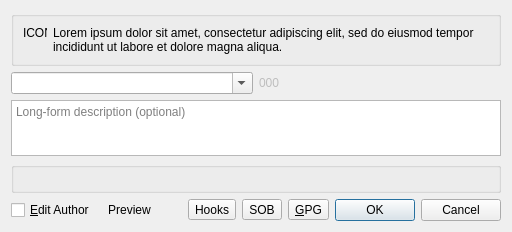
<?xml version="1.0" encoding="UTF-8"?>
<ui version="4.0">
 <class>CommitDialog</class>
 <widget class="QDialog" name="CommitDialog">
  <property name="geometry">
   <rect>
    <x>0</x>
    <y>0</y>
    <width>512</width>
    <height>208</height>
   </rect>
  </property>
  <property name="windowTitle">
   <string>Commit</string>
  </property>
  <property name="modal">
   <bool>true</bool>
  </property>
  <layout class="QVBoxLayout" name="verticalLayout">
   <item>
    <widget class="QGroupBox" name="infoBox">
     <layout class="QHBoxLayout" name="horizontalLayout_2">
      <item>
       <widget class="QLabel" name="infoIcon">
        <property name="sizePolicy">
         <sizepolicy hsizetype="Minimum" vsizetype="Preferred">
          <horstretch>0</horstretch>
          <verstretch>0</verstretch>
         </sizepolicy>
        </property>
        <property name="maximumSize">
         <size>
          <width>24</width>
          <height>16777215</height>
         </size>
        </property>
        <property name="text">
         <string notr="true">ICON</string>
        </property>
        <property name="alignment">
         <set>Qt::AlignmentFlag::AlignLeading|Qt::AlignmentFlag::AlignLeft|Qt::AlignmentFlag::AlignTop</set>
        </property>
       </widget>
      </item>
      <item>
       <widget class="QLabel" name="infoText">
        <property name="text">
         <string notr="true">Lorem ipsum dolor sit amet, consectetur adipiscing elit, sed do eiusmod tempor incididunt ut labore et dolore magna aliqua.</string>
        </property>
        <property name="wordWrap">
         <bool>true</bool>
        </property>
       </widget>
      </item>
     </layout>
    </widget>
   </item>
   <item>
    <layout class="QHBoxLayout" name="summaryRowLayout">
     <item>
      <widget class="QComboBox" name="summaryComboBox">
       <property name="editable">
        <bool>true</bool>
       </property>
       <property name="insertPolicy">
        <enum>QComboBox::NoInsert</enum>
       </property>
       <property name="placeholderText">
        <string>Enter commit summary</string>
       </property>
      </widget>
     </item>
     <item>
      <widget class="QLabel" name="counterLabel">
       <property name="enabled">
        <bool>false</bool>
       </property>
       <property name="toolTip">
        <string>&lt;p&gt;Length of the summary. Convention is to stay under 50 characters and avoid going over 72. If that’s not enough, use the long-form description.&lt;/p&gt;</string>
       </property>
       <property name="text">
        <string notr="true">000</string>
       </property>
      </widget>
     </item>
    </layout>
   </item>
   <item>
    <widget class="QPlainTextEdit" name="descriptionEditor">
     <property name="tabChangesFocus">
      <bool>true</bool>
     </property>
     <property name="placeholderText">
      <string>Long-form description (optional)</string>
     </property>
    </widget>
   </item>
   <item>
    <widget class="QGroupBox" name="signatureBox">
     <property name="enabled">
      <bool>true</bool>
     </property>
     <property name="flat">
      <bool>false</bool>
     </property>
     <property name="checkable">
      <bool>false</bool>
     </property>
     <layout class="QVBoxLayout" name="verticalLayout_2">
      <item>
       <widget class="SignatureForm" name="signature" native="true"/>
      </item>
     </layout>
    </widget>
   </item>
   <item>
    <layout class="QHBoxLayout" name="buttonLayout">
     <item>
      <widget class="QCheckBox" name="revealSignature">
       <property name="text">
        <string>&amp;Edit Author</string>
       </property>
       <property name="checked">
        <bool>false</bool>
       </property>
      </widget>
     </item>
     <item>
      <widget class="QHintButton" name="signatureButton">
       <property name="focusPolicy">
        <enum>Qt::FocusPolicy::NoFocus</enum>
       </property>
       <property name="text">
        <string>Preview</string>
       </property>
       <property name="autoRaise">
        <bool>true</bool>
       </property>
      </widget>
     </item>
     <item>
      <spacer name="horizontalSpacer">
       <property name="orientation">
        <enum>Qt::Orientation::Horizontal</enum>
       </property>
       <property name="sizeHint" stdset="0">
        <size>
         <width>40</width>
         <height>20</height>
        </size>
       </property>
      </spacer>
     </item>
     <item>
      <widget class="CommitHookButton" name="hookButton">
       <property name="text">
        <string notr="true">Hooks</string>
       </property>
      </widget>
     </item>
     <item>
      <widget class="SignoffButton" name="signoffButton">
       <property name="text">
        <string notr="true">SOB</string>
       </property>
      </widget>
     </item>
     <item>
      <widget class="GpgButton" name="gpg">
       <property name="text">
        <string notr="true">&amp;GPG</string>
       </property>
      </widget>
     </item>
     <item>
      <widget class="QDialogButtonBox" name="buttonBox">
       <property name="sizePolicy">
        <sizepolicy hsizetype="Maximum" vsizetype="Fixed">
         <horstretch>0</horstretch>
         <verstretch>0</verstretch>
        </sizepolicy>
       </property>
       <property name="standardButtons">
        <set>QDialogButtonBox::StandardButton::Cancel|QDialogButtonBox::StandardButton::Ok</set>
       </property>
      </widget>
     </item>
    </layout>
   </item>
  </layout>
 </widget>
 <customwidgets>
  <customwidget>
   <class>SignatureForm</class>
   <extends>QWidget</extends>
   <header>gitfourchette.forms.signatureform</header>
   <container>1</container>
  </customwidget>
  <customwidget>
   <class>QHintButton</class>
   <extends>QToolButton</extends>
   <header>gitfourchette.toolbox.qhintbutton</header>
  </customwidget>
  <customwidget>
   <class>GpgButton</class>
   <extends>QToolButton</extends>
   <header>gitfourchette.forms.gpgbutton</header>
   <container>1</container>
  </customwidget>
  <customwidget>
   <class>SignoffButton</class>
   <extends>QToolButton</extends>
   <header>gitfourchette.forms.signoffbutton</header>
   <container>1</container>
  </customwidget>
  <customwidget>
   <class>CommitHookButton</class>
   <extends>QToolButton</extends>
   <header>gitfourchette.forms.commithookbutton</header>
   <container>1</container>
  </customwidget>
 </customwidgets>
 <tabstops>
  <tabstop>summaryComboBox</tabstop>
  <tabstop>descriptionEditor</tabstop>
 </tabstops>
 <resources/>
 <connections>
  <connection>
   <sender>buttonBox</sender>
   <signal>accepted()</signal>
   <receiver>CommitDialog</receiver>
   <slot>accept()</slot>
   <hints>
    <hint type="sourcelabel">
     <x>20</x>
     <y>20</y>
    </hint>
    <hint type="destinationlabel">
     <x>20</x>
     <y>20</y>
    </hint>
   </hints>
  </connection>
  <connection>
   <sender>buttonBox</sender>
   <signal>rejected()</signal>
   <receiver>CommitDialog</receiver>
   <slot>reject()</slot>
   <hints>
    <hint type="sourcelabel">
     <x>20</x>
     <y>20</y>
    </hint>
    <hint type="destinationlabel">
     <x>20</x>
     <y>20</y>
    </hint>
   </hints>
  </connection>
  <connection>
   <sender>revealSignature</sender>
   <signal>toggled(bool)</signal>
   <receiver>signatureBox</receiver>
   <slot>setVisible(bool)</slot>
   <hints>
    <hint type="sourcelabel">
     <x>20</x>
     <y>20</y>
    </hint>
    <hint type="destinationlabel">
     <x>20</x>
     <y>20</y>
    </hint>
   </hints>
  </connection>
  <connection>
   <sender>revealSignature</sender>
   <signal>toggled(bool)</signal>
   <receiver>signatureBox</receiver>
   <slot>setEnabled(bool)</slot>
   <hints>
    <hint type="sourcelabel">
     <x>20</x>
     <y>20</y>
    </hint>
    <hint type="destinationlabel">
     <x>20</x>
     <y>20</y>
    </hint>
   </hints>
  </connection>
 </connections>
</ui>
